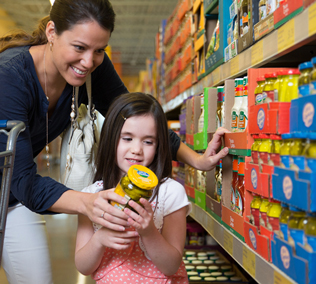
#> input picture examples/example1.jpeg, 316 x 284 px, found by its file name
$ jupyter execute --allow-errors 'Modifying Bounding Box.ipynb'   (shell and % lines are left out)
#> lines starting #> are read from the running program, lines starting #| are printed output that depends on the picture; after the words box and inside, x2 and y2 are one past the last pixel; in counts of white or black regions, pixels touching at a corner belong together
### face_detector/facedetection.py
import cv2
import numpy as np
from face_detector.mtcnn import MTCNN
from face_detector.utils.stagestatus import StageStatus


class faceDetection():
    def __init__(self, min_face_size: int=20, scale_factor: float=0.709):
        '''
        param min_face_size: minimum size of the face to detect
        '''
        self.__min_face_size = min_face_size
        self.__scale_factor = scale_factor

        self.detector = MTCNN()
        self.__stage1, self.__stage2, self.__stage3 = self.detector.stage1, self.detector.stage2, self.detector.stage3


    @property
    def min_face_size(self):
        return self.__min_face_size

    # [125 lines left out: functions min_face_size, __compute_scale_pyramid, detect_faces, drawBoundingBox, getCropedImages, getModifyBBox, not called in this run]

### notebooks/Modifying Bounding Box.ipynb
[cell 1]
import matplotlib.pyplot as plt


import cv2
import os
import json
import argparse

[cell 2]
from face_detector.facedetection import faceDetection
# from face_detector.identifyface import IdentifyFace

#> (a cell that did not finish here is left out)

[cell 4]
image = cv2.imread('examples/example1.jpeg')
#> image is the input picture: shape (284, 316, 3); mean B, G, R 88.5, 106.4, 127.4
image = cv2.cvtColor(image, cv2.COLOR_BGR2RGB)
image.shape
plt.imshow(image)

#> (a cell that did not finish here is left out)

#> (a cell that did not finish here is left out)

[cell 7]
cv2.rectangle(image, (57, 26),
             (57+49, 26+59),
             (0,155,255), 2)

[cell 8]
plt.imshow(image)

[cell 9]
cv2.circle(image,(57,26),10,(0,255,255), 2)
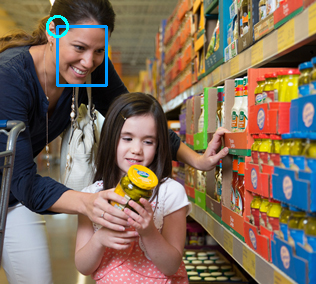
#> image: shape (284, 316, 3); mean R, G, B 126.4, 107.3, 90.3

[cell 10]
plt.imshow(image)

[cell 11]
face_cascade = cv2.CascadeClassifier(cv2.data.haarcascades + "haarcascade_frontalface_default.xml")

[cell 12]
gray = cv2.cvtColor(image, cv2.COLOR_BGR2GRAY)
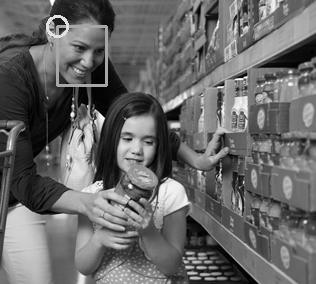
#> gray: shape (284, 316); min 0, max 255, mean 104.4

[cell 13]
faces = face_cascade.detectMultiScale(gray, 1.3, 5)
#> faces = [[108, 116, 59, 59]]

[cell 14]
for (x,y,w,h) in faces:
    cv2.rectangle(image,(x,y),(x+w,y+h),(255,0,0),2)
#> this loop made 1 pass
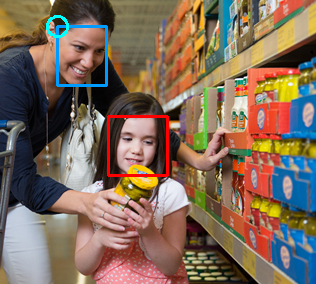
#> image: shape (284, 316, 3); 0.78% of pixels changed, all inside (x1, y1, x2, y2) = (107, 115, 169, 177)

[cell 15]
plt.imshow(image)

[cell 16]
for (x,y,w,h) in faces:
    print(x,y,w,h)

[cell 17]
cv2.rectangle(image, (115, 115),
             (115+39, 115+58),
             (0,155,255), 2);

[cell 18]
plt.imshow(image)

[cell 19]
cv2.rectangle(image, (115-10, 115-10),
             (115-10+39+10, 115-10+58+10),
             (155,155,255), 2);
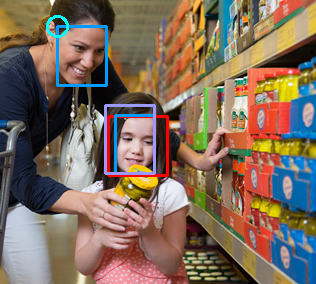
#> image: shape (284, 316, 3); mean R, G, B 128, 108, 92.4

$ run again, with examples/example0.jpeg copied over examples/example1.jpeg
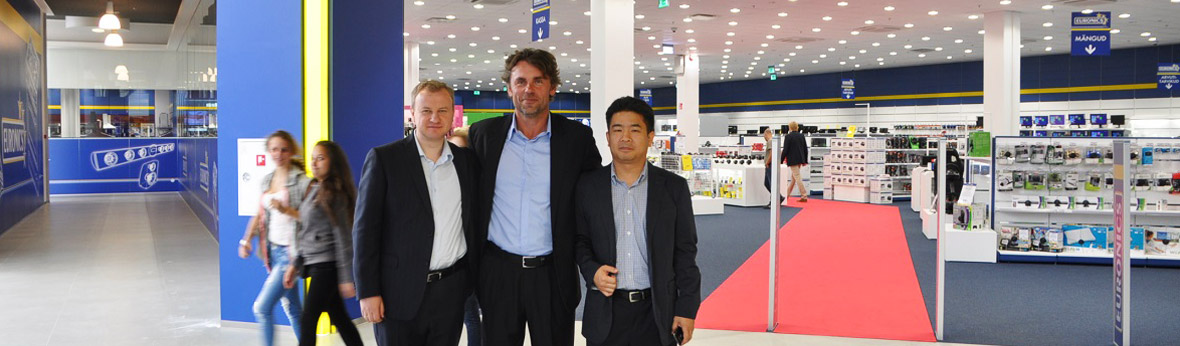
#> input picture examples/example0.jpeg, 1180 x 346 px, found by its file name
#> image is the input picture: shape (346, 1180, 3); mean B, G, R 132.9, 125.7, 134.3
#> faces = [[504, 61, 51, 51], [411, 92, 48, 48], [601, 109, 51, 51]]
#> the loop `for (x,y,w,h) in faces:` made 3 passes
#> after the loop `for (x,y,w,h) in faces:`:
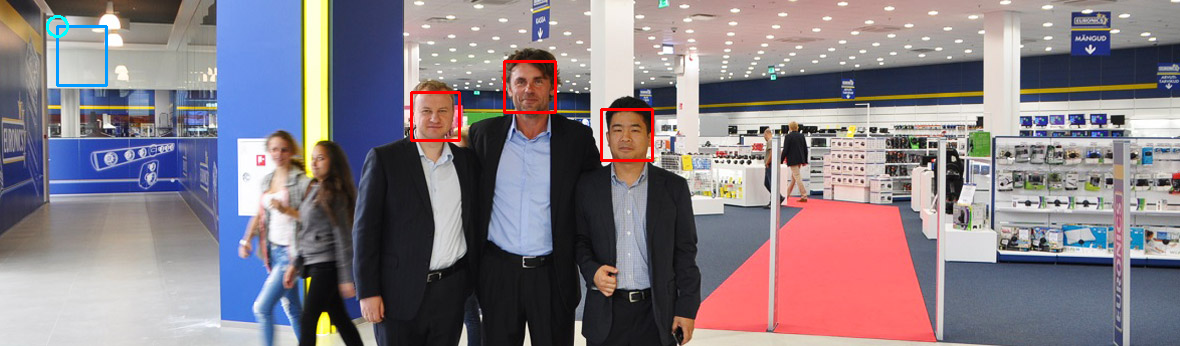
#> image: shape (346, 1180, 3); mean R, G, B 134.5, 125.2, 132.6
#> `cv2.rectangle(image, (115-10, 115-10), (115-10+39+10, 115-10+58+10), (..`:
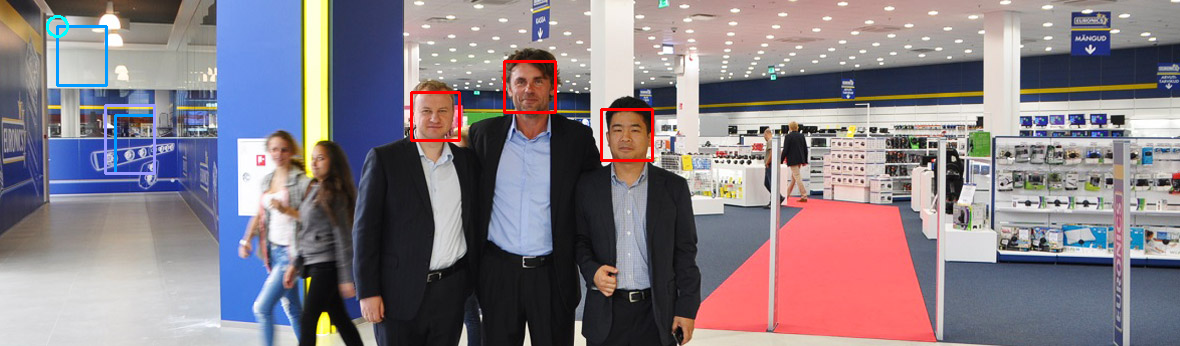
#> image: shape (346, 1180, 3); mean R, G, B 134.5, 125.3, 132.9

$ run again, with examples/example2.jpeg copied over examples/example1.jpeg
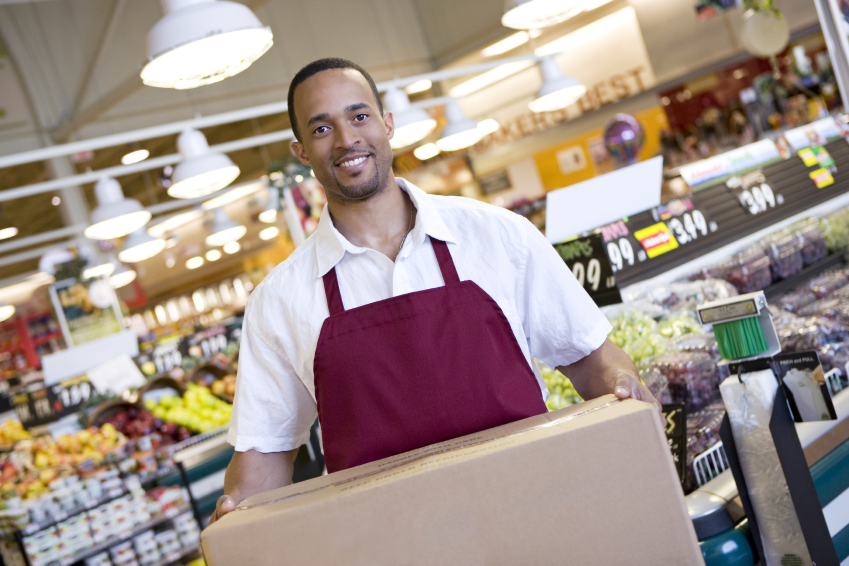
#> input picture examples/example2.jpeg, 1698 x 1131 px, found by its file name (shown at 1/2 size)
#> image is the input picture: shape (1131, 1698, 3); mean B, G, R 137.5, 145.7, 161.3
#> `gray = cv2.cvtColor(image, cv2.COLOR_BGR2GRAY)`:
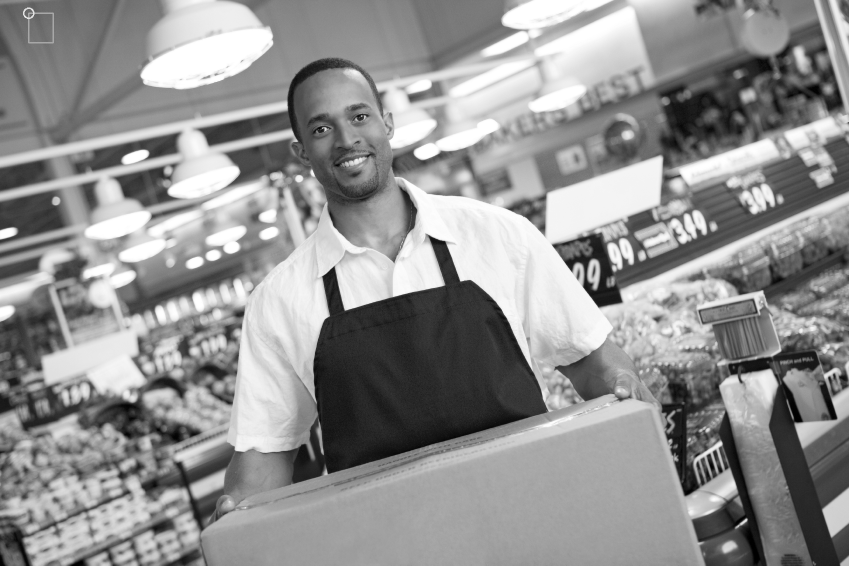
#> gray: shape (1131, 1698) (shown at 1/2 size); min 0, max 255, mean 145.1
#> faces = ()
#> `cv2.rectangle(image, (115, 115), (115+39, 115+58), (0,155,255), 2);`:
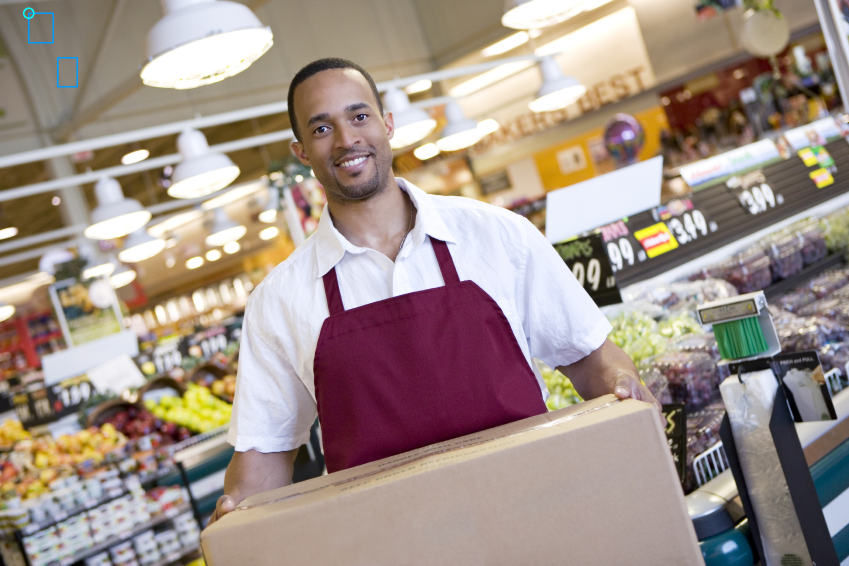
#> image: shape (1131, 1698, 3) (shown at 1/2 size); mean R, G, B 161.2, 145.8, 137.6

$ run again, with examples/example3.jpeg copied over examples/example1.jpeg
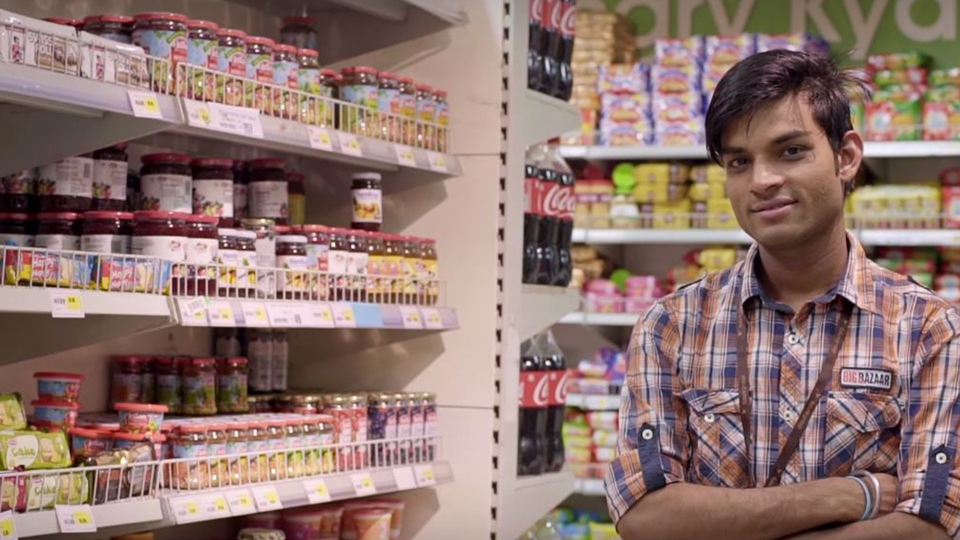
#> input picture examples/example3.jpeg, 1920 x 1080 px, found by its file name (shown at 1/2 size)
#> image is the input picture: shape (1080, 1920, 3); mean B, G, R 111.3, 117.6, 144.2
#> `gray = cv2.cvtColor(image, cv2.COLOR_BGR2GRAY)`:
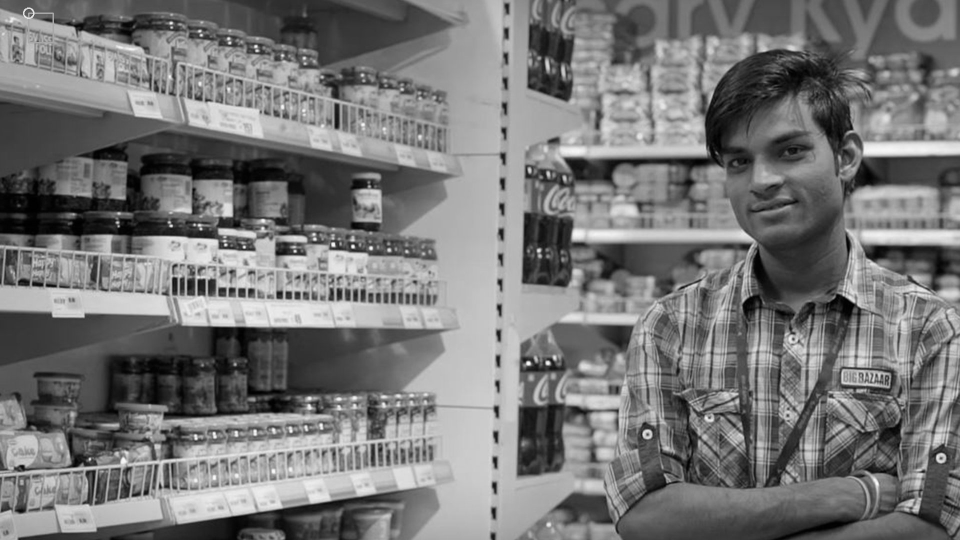
#> gray: shape (1080, 1920) (shown at 1/2 size); min 0, max 253, mean 118.8
#> faces = [[1120, 845, 69, 69], [1392, 206, 277, 277]]
#> the loop `for (x,y,w,h) in faces:` made 2 passes
#> after the loop `for (x,y,w,h) in faces:`:
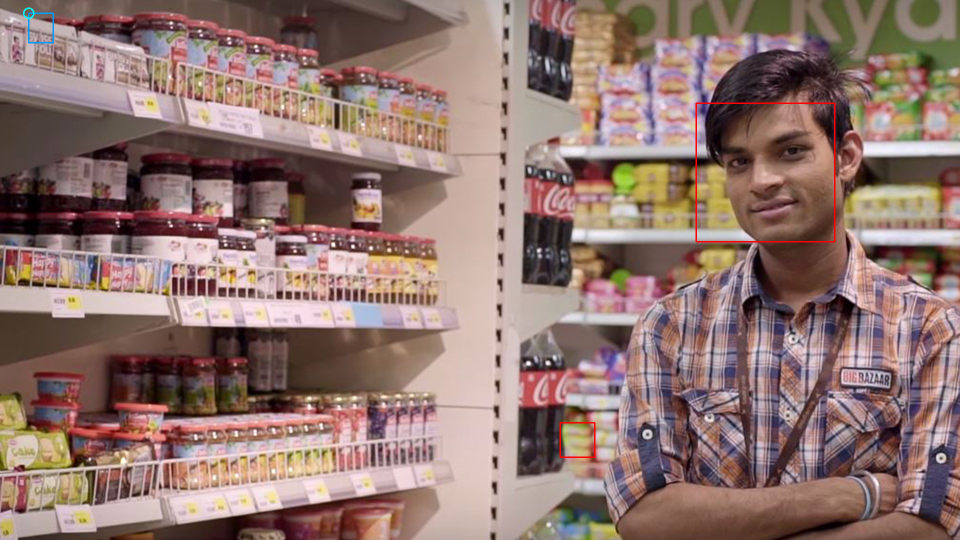
#> image: shape (1080, 1920, 3) (shown at 1/2 size); mean R, G, B 144.4, 117.5, 111.2
